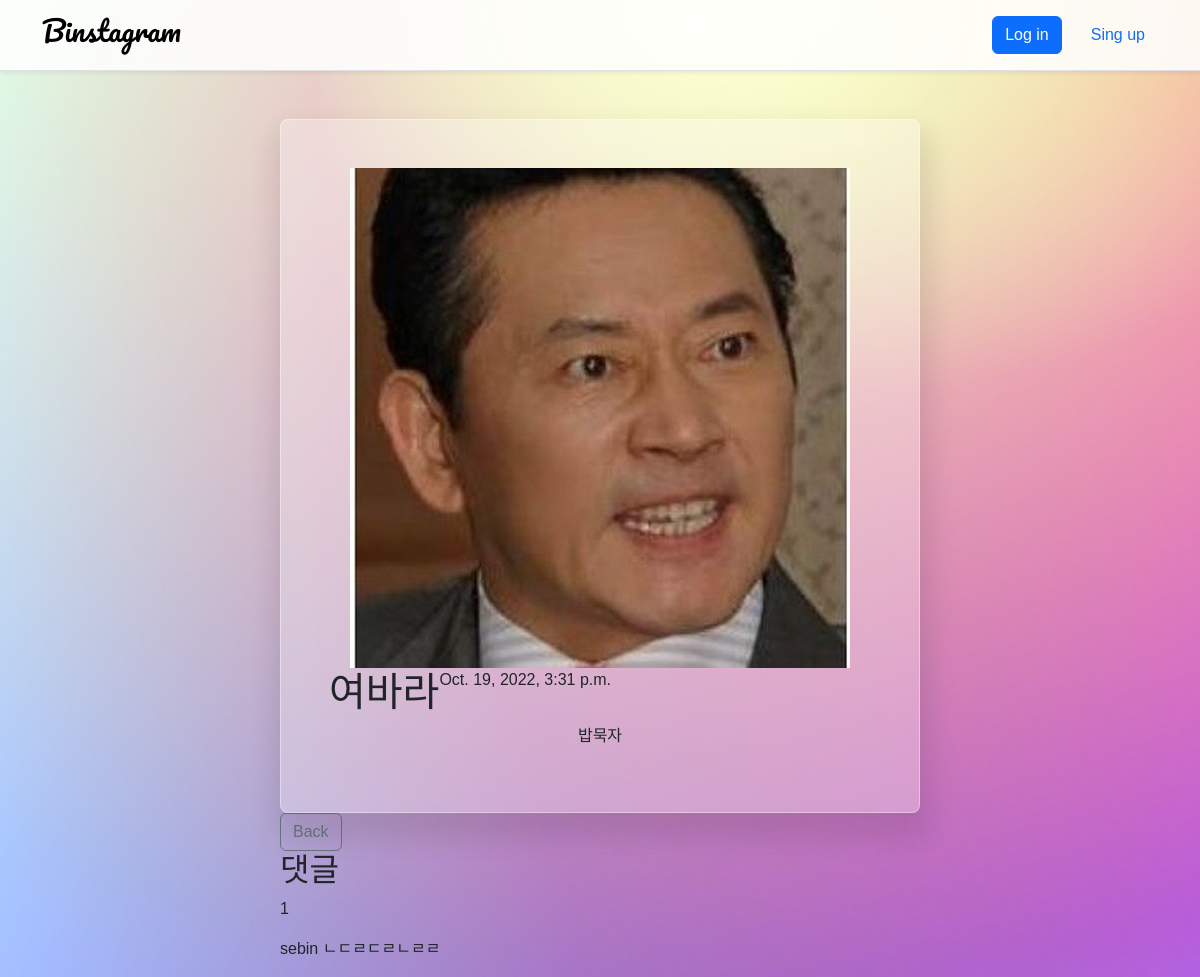
Page /4/ on the committed database.
### articles/models.py (models this page shows)
class Article(models.Model):
    title = models.CharField(max_length=80)
    content = models.TextField()
    created_at = models.DateTimeField(auto_now_add=True)
    image = ProcessedImageField(
        upload_to='images/',
        blank=True,
        processors=[ResizeToFill(500,500)],
        format='JPEG',
        options={'quality':80}
        )
    user = models.ForeignKey(settings.AUTH_USER_MODEL, on_delete=models.CASCADE)

class Comment(models.Model):
    article = models.ForeignKey(Article, on_delete=models.CASCADE)
    content = models.CharField(max_length=80)
    created_at = models.DateTimeField(auto_now_add=True)
    user = models.ForeignKey(settings.AUTH_USER_MODEL, on_delete=models.CASCADE)

### accounts/models.py (models this page shows)
class User(AbstractUser):
    pass

### articles/views.py (the view)
# urls.py: path('<int:pk>/', views.detail, name='detail'),
def detail(request, pk):
    article = Article.objects.get(pk=pk)
    comments_forms = CommentForm()
    context = {
        'article' : article,
        'comments' : article.comment_set.all().order_by('-pk'),
        'comments_form' : comments_forms,
    }
    return render(request, 'articles/detail.html', context)

### articles/templates/articles/detail.html (shortened to what this page needs)
{% extends 'base.html' %}
{% load django_bootstrap5 %}
{% load static %}
{% block content %}
<div class="d-flex flex-column">
<div class="detail text-center rounded-3 p-5">
  {% if article.image %}
  <img src="{{ article.image.url }}">
  {% endif %}
  <div class="d-flex">
    <h1 class="fw-light">{{article.title}}</h1>
    <p>{{ article.created_at }}</p>
  </div>
    <p>{{ article.content }}</p>
</div>
<div class="comment">
  <a class="btn btn-outline-secondary" href="{% url 'articles:index' %}">Back</a>
  <h2>댓글</h2>
  <p>{{ comments|length }}</p>
  {% for comment in comments %}
  <p>{{ comment.user.username }} {{ comment.content }}</p>
    {% empty %}
    <p>댓글이 없어요..</p>
  {% endfor %}
</div>
</div>
{% endblock %}

### static/css/style.css (style rules this page uses)
.body { font-family: 'Montserrat', sans-serif; font-family: 'Noto Sans KR', sans-serif; min-height: 100vh; width: 100vw; background-image: url('../images/2.jpg'); background-repeat : no-repeat; background-size : cover; }
.detail { background-color: rgba(255, 255, 255, 0.294); width: 40rem; backdrop-filter: blur(15px); border: 1px solid rgba(255, 255, 255, 0.39); box-shadow: 3px 18px 27px 8px rgba(9, 1, 17, 0.101); }

### rows in the picture
Article: image (picture), title "여바라", created_at "Oct. 19, 2022, 3:31 p.m.", content "밥묵자"
Comment: user.username "sebin", content "ㄴㄷㄹㄷㄹㄴㄹㄹ"

### other values in the picture
{{ comments|length }} "1"
